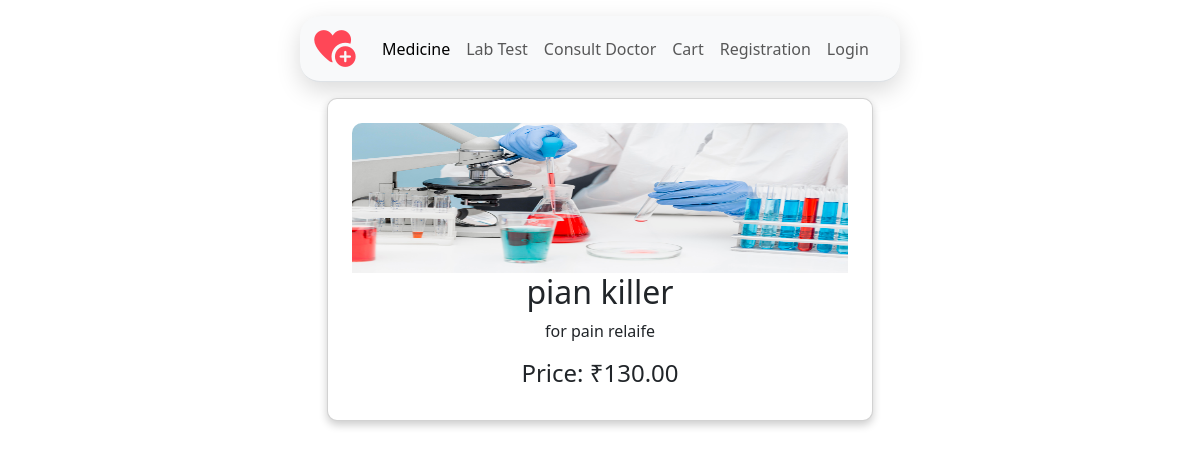
/test/1/item/1/, run on the app's committed database.
### user/models.py (models this page shows, shortened)
class Labtestitemsdetails(models.Model):
    item = models.ForeignKey(
        Labtestitems,
        on_delete=models.CASCADE,
        related_name="details"
    )
    description = models.TextField(max_length=500)
    price = models.DecimalField(max_digits=10, decimal_places=2)

class Labtestitems(models.Model):
    labtest = models.ForeignKey(
        Labtest,
        on_delete=models.CASCADE,
        related_name="items" , null=True, blank=True
    )
    name = models.CharField(max_length=100)
    img = models.ImageField(upload_to='labitems/')

### user/views.py (the view)
# urls.py: path('test/<int:labtest_id>/item/<int:item_id>/',views.lab_item_details ,name='lab_item_details'),
def lab_item_details(request, labtest_id, item_id):
    Labtestitemdetailss = get_object_or_404(Labtestitemsdetails, id=item_id)
    return render(request, "user/lab_item_details.html", {
        "Labtestitemdetailss": Labtestitemdetailss
    })

### templates/user/lab_item_details.html (shortened to what this page needs)
{% extends "user/navbar.html" %}
{% block body %}
<div class="container">
  <div class="row">
    <div class="col-lg-6 mx-auto">
      <div class="card p-4">
        <img src="{{ Labtestitemdetailss.item.img.url }}" class="img-fluid">
        <h2>{{ Labtestitemdetailss.item.name }}</h2>
        <p>{{ Labtestitemdetailss.description }}</p>
        <h4>Price: ₹{{ Labtestitemdetailss.price }}</h4>
      </div>
    </div>
  </div>
</div>
{% endblock body %}

### static/style/style.css (style rules this page uses)
* { padding: 0; margin: 0; box-sizing: border-box; text-decoration: none; list-style: none; }
.card { box-shadow: 0 4px 8px 0 rgba(0, 0, 0, 0.2); transition: 0.3s; border-radius: 10px; text-align: center; padding: 10px; }
.card img { width: 100%; border-radius: 10px 10px 0 0; height: 150px; }

### data on the page
Labtestitemsdetails: item.img (picture), item.name "pian killer", description "for pain relaife", price "130.00"
